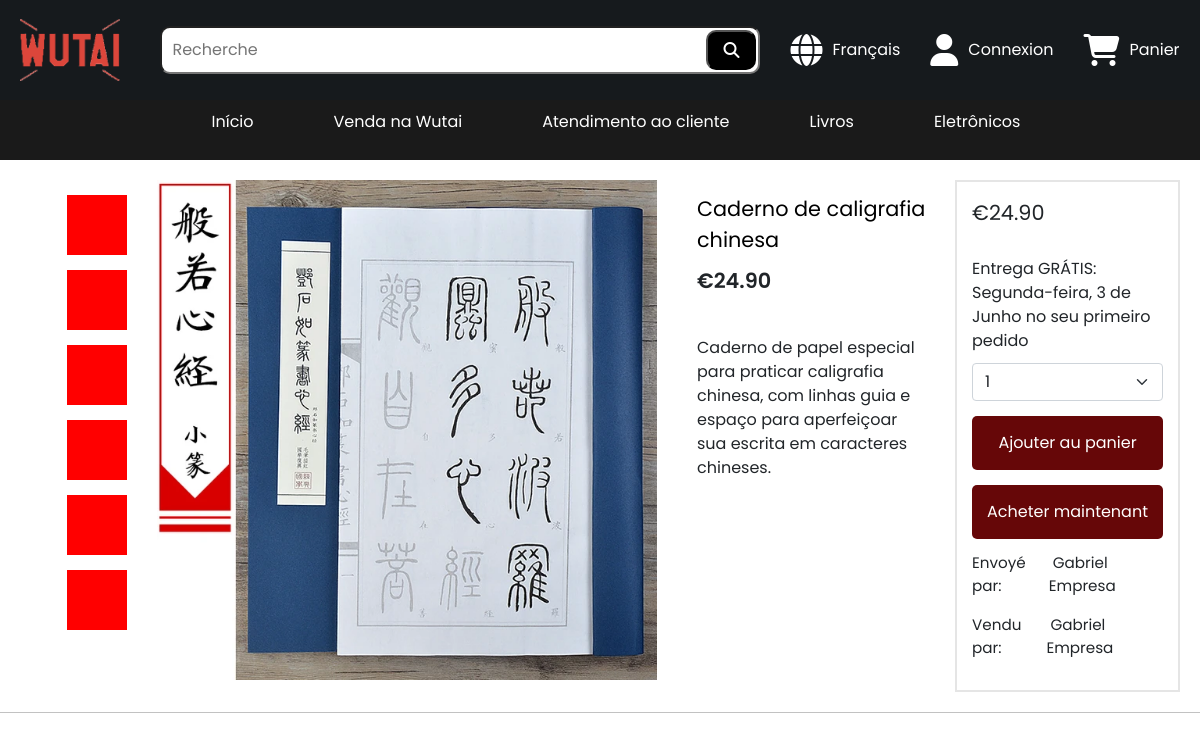
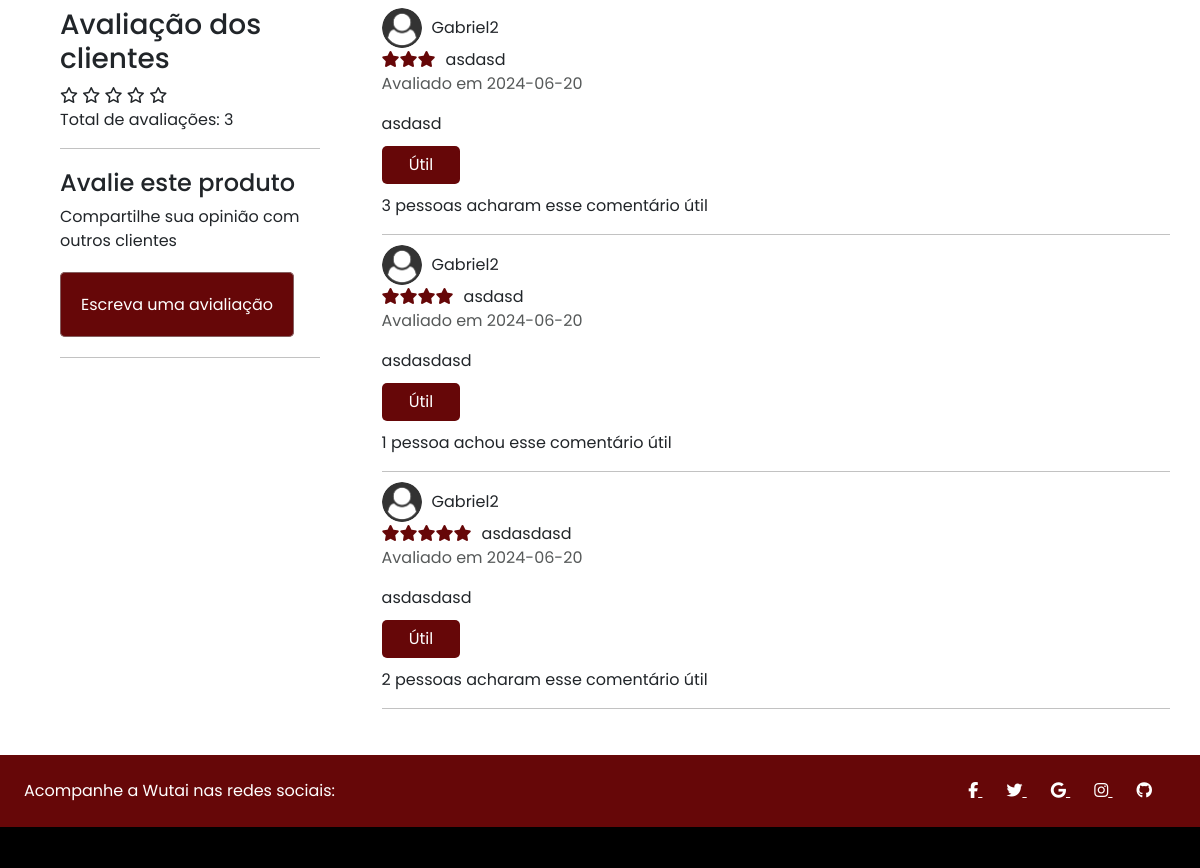
Before: /website/products/products_page.php?productId=28 (upper part) with the older database file (2 pictures, top to bottom).
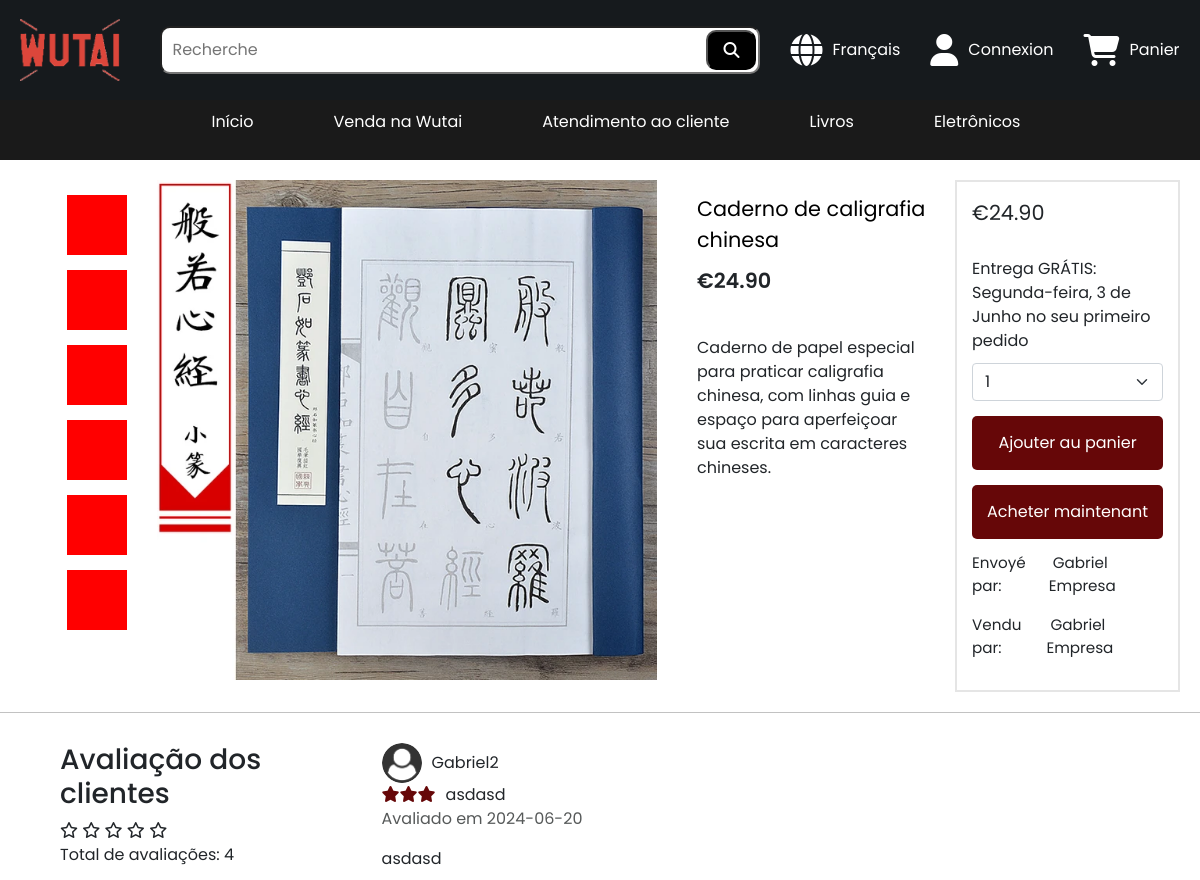
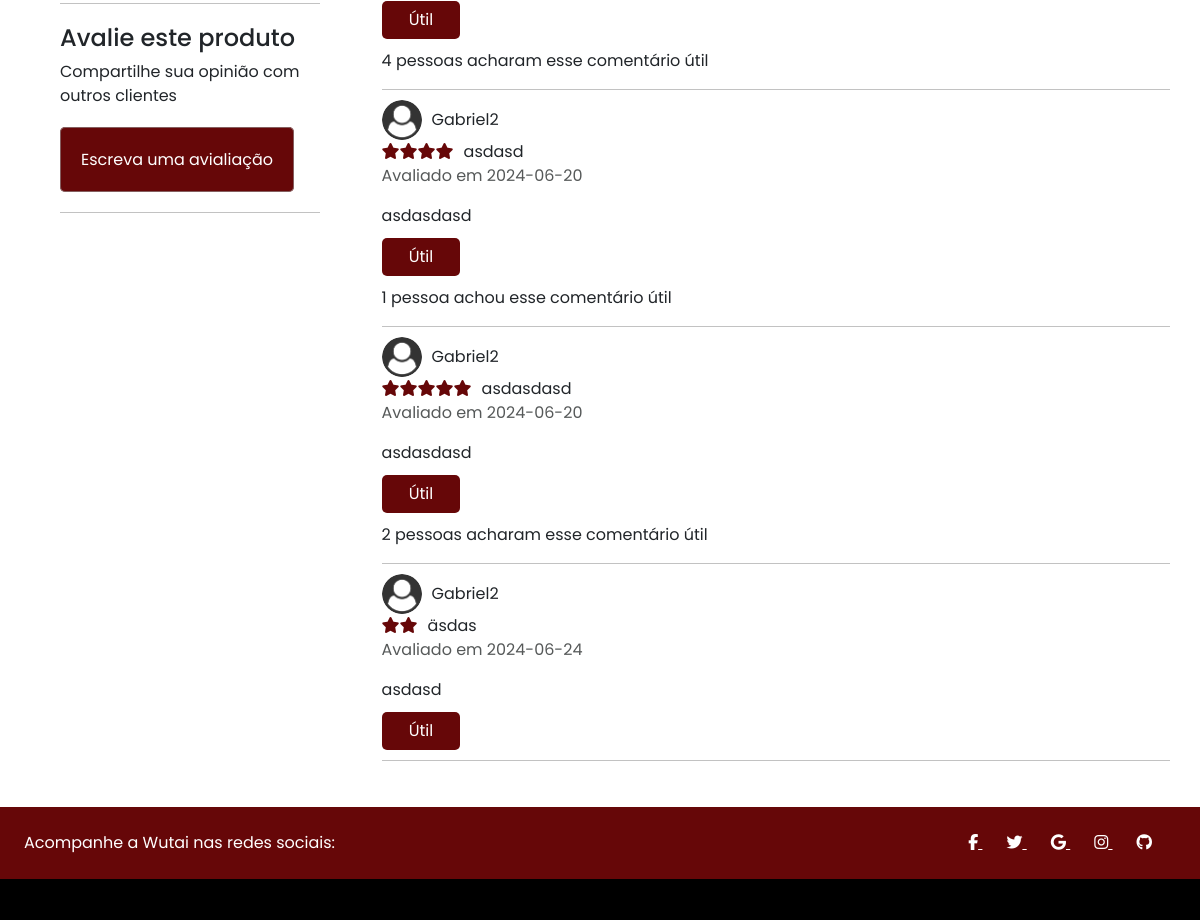
After: the same page with the newer database file (2 pictures, top to bottom).
### tables this page shows
CREATE TABLE IF NOT EXISTS `product` (
  `idProduct` bigint NOT NULL AUTO_INCREMENT,
  `productName` varchar(100) NOT NULL,
  `category` varchar(60) NOT NULL,
  `quantity` int NOT NULL,
  `productDescription` varchar(1000) NOT NULL,
  `productImage` varchar(255) NOT NULL,
  `price` decimal(10,2) NOT NULL,
  `deliver` varchar(60) NOT NULL,
  `idSeller` bigint NOT NULL,
  PRIMARY KEY (`idProduct`),
  KEY `fkIdSeller` (`idSeller`)
);

CREATE TABLE IF NOT EXISTS `seller` (
  `idSeller` bigint NOT NULL AUTO_INCREMENT,
  `enterpriseName` varchar(60) NOT NULL,
  `creationDate` datetime NOT NULL DEFAULT CURRENT_TIMESTAMP,
  `idUser` bigint DEFAULT NULL,
  PRIMARY KEY (`idSeller`),
  UNIQUE KEY `enterpriseName` (`enterpriseName`),
  KEY `fkUserSeller` (`idUser`)
);

CREATE TABLE IF NOT EXISTS `product_rating` (
  `idRating` int NOT NULL AUTO_INCREMENT,
  `userRating` tinyint NOT NULL,
  `title` varchar(255) NOT NULL,
  `ratingImage` varchar(255) DEFAULT NULL,
  `userName` varchar(100) NOT NULL,
  `userMessage` varchar(500) NOT NULL,
  `ratingDate` date NOT NULL,
  `ratingLikes` int DEFAULT NULL,
  `idUser` int NOT NULL,
  `idProduct` int NOT NULL,
  PRIMARY KEY (`idRating`),
  KEY `fkIdUser` (`idUser`),
  KEY `fkIdProduct` (`idProduct`)
);

### website/products/products_page.php (the view, shortened to what the changed rows need)
<!DOCTYPE html>
<html lang="pt-BR">
<head>
    <link rel="stylesheet" href="../../styles/header.css">
    <link rel="stylesheet" href="../../styles/productPage.css">
    <link rel="stylesheet" href="../../styles/footer.css">
    <link href="https://cdn.jsdelivr.net/npm/bootstrap@5.0.2/dist/css/bootstrap.min.css" rel="stylesheet">
</head>
<body>
    <?php include('../header/header.php');
    $product = mysqli_query($conn, "SELECT * FROM `product` WHERE `idProduct` = '$_GET[productId]'");
    $idSellerResult = mysqli_query($conn, "SELECT * FROM `product` WHERE `idProduct` = '$_GET[productId]'");
    $idSeller = mysqli_fetch_array($idSellerResult);
    if ($idSeller) {
        $sellerNameResult = mysqli_query($conn, "SELECT * FROM `seller` WHERE `idSeller` = '$idSeller[idSeller]'");
        $seller = mysqli_fetch_array($sellerNameResult);
    }
    while ($usuario = mysqli_fetch_assoc($product)) {
    ?>
        <div class="product__container">
            <div class="product__image__container">
                <ul>
                    <li></li>
                    <li></li>
                    <li></li>
                    <li></li>
                    <li></li>
                    <li></li>
                </ul>
                <div class="product__image"><img src="/php_programs/Wutai/Wutai/website/seller/productCRUD/<?php echo $usuario['productImage'] ?>" alt=""></div>
            </div>
            <div class="product__title">
                <span id="titleProduct"><?php echo $usuario['productName']; ?></span>
                <div class="priceProduct">
                    <p class="currency">R$</p>
                    <p class="price__product"><?php echo $usuario['price']; ?></p>
                </div>
                <span class="product__details"><?php echo $usuario['productDescription']; ?></span>
            </div>
            <div class="product__price">
                <div class="priceProduct price__span" style="display: flex;">
                    <p class="currency">R$</p>
                    <p class="price__product"><?php echo $usuario['price']; ?></p>
                </div>
                <span>Entrega GRÁTIS: Segunda-feira, 3 de Junho no seu primeiro pedido</span>
                <form method="POST" action="/php_programs/Wutai/Wutai/website/user/cart/addProductCart.act.php">
                    <select class="form-select" aria-label="Default select example" style="margin-top: 10px;" name="quantity">
                        <?php
                        $quantity = $usuario['quantity'];
                        for ($i = 1; $i <= $quantity; $i++) {
                            echo "<option value='$i'>$i</option>";
                        }
                        ?>
                    </select>
                    <input type="submit" value="Adicionar ao carrinho" style="width: 100%;" class="product__price__add__product">
                </form>
                <form action="buyNow.act.php" method="POST">
                    <input type="submit" value="Comprar agora" style="width: 100%;" class="product__price__buy__now">
                </form>
                <div class="product__price__details__seller">
                    <div class="product__price__div__send" style="display: flex;">
                        <p class="span__seller product__price__send"></p>
                        <p>&nbsp;<?php echo $usuario['deliver']; ?></p>
                    </div>
                    <div class="product__price__div__seller" style="display: flex;">
                        <p class="span__seller product__price__seller">Vendido por:</p>
                        <p>&nbsp;<?php echo $seller['enterpriseName']; ?></p>
                    </div>
                </div>
            </div>
        </div>
    <?php
    }
    ?>
    <div class="container__rating">
        <aside class="rating__product">
            <div class="rating__users">
                <?php
                $productRatingQuery = mysqli_query($conn, "SELECT AVG(`userRating`) AS averageRating FROM `product_rating` WHERE `idProduct` = '$_GET[productId]'");
                if (mysqli_num_rows($productRatingQuery) != 0) {
                    $userRatingQuery = mysqli_query($conn, "SELECT * FROM `product_rating` WHERE `idProduct` = '$_GET[productId]'");
                    $numRatings = mysqli_num_rows($userRatingQuery);
                    echo "<p>Total de avaliações: " . $numRatings . "</p>";
                } else {
                    echo "<p>Avaliação média: 0</p>";
                    echo "<p>Total de avaliações: 0</p>";
                }
                ?>
            </div>
        </aside>
        <div class="comments__wrapper">
            <div class="comments">
                <ul>
                    <?php
                    $commentsQuery = mysqli_query($conn, "SELECT * FROM `product_rating` WHERE `idProduct` = '$_GET[productId]'");
                    while ($comment = mysqli_fetch_assoc($commentsQuery)) {
                        echo "<li>";
                        echo "<div class='comments__user'>";
                        echo "<img src='/php_programs/Wutai/Wutai/assets/user-icon.png' alt='user-icon'>";
                        echo "<p> $comment[userName] </p>";
                        echo "</div>";
                        echo "<div class='comments__user__rating'>";
                        for ($i = 0; $i < $comment['userRating']; $i++) {
                            echo "<i class='fa fa-star star__user__rate'></i>";
                        }
                        echo "<span>$comment[title]</span>";
                        echo "<p class='date__message__p'>Avaliado em $comment[ratingDate]</p>";
                        echo "<p class='user__message__p'>" . $comment['userMessage'] . "</p>";
                        echo "</div>";
                        echo "<div class='comments__user__likes'>";
                        echo "<a href='ratePage.act.php?ref=likeButton&like=$comment[ratingLikes]&rate=$comment[idRating]&productId=$_GET[productId]' class='comments__user__likes__a__tag'>Útil</a>";
                        if ($comment['ratingLikes'] != 0 && $comment['ratingLikes'] != 1) {
                            echo "<p>$comment[ratingLikes] pessoas acharam esse comentário útil</p>";
                        }
                        if($comment['ratingLikes'] == 1) {
                            echo "<p>$comment[ratingLikes] pessoa achou esse comentário útil</p>";
                        }
                        echo "</div>";
                        echo "</li>";
                    }
                    ?>
                </ul>
            </div>
        </div>
    </div>
    <?php include('../footer/footer.php') ?>

Changed rows visible on the page:
changed product_rating (number 1 of 4 on the later page): ratingLikes "3" → "4"
added product_rating: userName "Gabriel2", userRating 2 (drawn), title "äsdas", ratingDate "2024-06-24", userMessage "asdasd"
Other visible differences:
$numRatings: "3" → "4"
